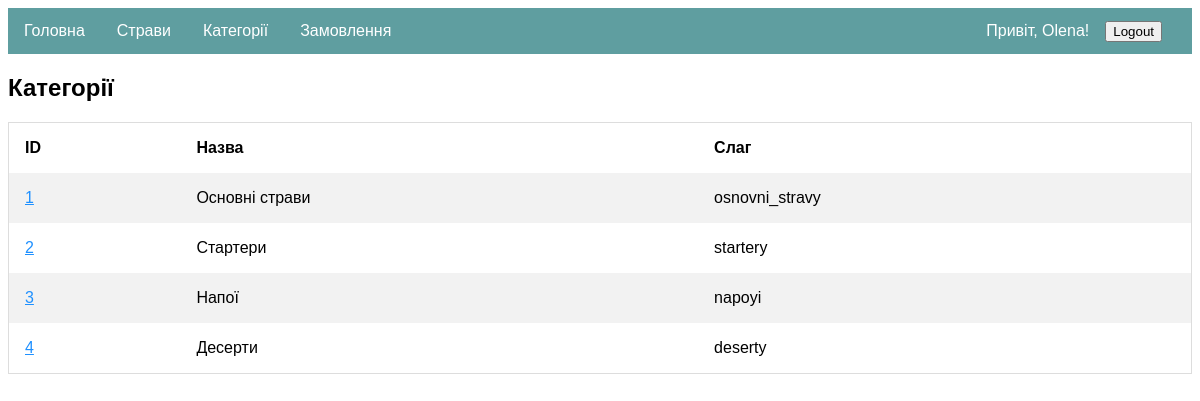
The page /admin/categories (signed in) on the database its author committed.
### tables this page shows
CREATE TABLE "Categories" (
	"name"	TEXT NOT NULL UNIQUE,
	"id"	INTEGER NOT NULL UNIQUE, slug TEXT,
	PRIMARY KEY("id" AUTOINCREMENT)
);

### app.py (the view)
@app.route('/admin/categories', methods=['GET', 'POST'])
def get_all_categories():
    if session.get('ID') and session['Type'] == int(1):
        with SQLiteDB('dish.db') as db:
            if request.method == 'GET':
                categories = db.select_from_db('Categories', ['*'])
                return render_template('admin/categories.html', categories=categories, user=session)
    else:
        return app.redirect('/')

### database.py (called while the page is built)
def dict_factory(cursor, row):
    d = {}
    for idx, col in enumerate(cursor.description):
        d[col[0]] = row[idx]
    return d

    def __enter__(self):
        return self

    def __exit__(self, exc_type, exc_val, exc_tb):
        self.con.commit()
        self.con.close()

    def query_db(self, query, one=False):
        result =  self.cur.execute(query).fetchall()
        return (result[0] if result else None) if one else result

    def select_from_db(self, table_name, columns:list, where=None, one=False):
        columns = ', '.join(columns)
        query = f"SELECT {columns} FROM {table_name}"
        if where:
            where = ', '.join([f"{key}='{value}'" for key, value in where.items()])
            query += f' WHERE {where}'
        return self.query_db(query, one)

### templates/admin/categories.html
{% extends 'admin/admin.html' %}
{% block content %}
    <h2>Категорії</h2>
    <table>
        <tr>
            <th>ID</th>
            <th>Назва</th>
            <th>Слаг</th>
        </tr>
        {% for category in categories %}
            <tr>
                <td><a href={{ url_for("admin_get_category", category_slug=category.slug) }}> {{ category.id }}</a></td>
                <td>{{ category.name }}</td>
                <td>{{ category.slug }}</td>
            </tr>
        {% endfor %}
    </table>
{% endblock %}

### static/styles.css (style rules this page uses)
* { box-sizing: border-box }
a { color: dodgerblue; }
* { box-sizing: border-box; }
table { border-collapse: collapse; border-spacing: 0; width: 100%; border: 1px solid #ddd; }
th, td { text-align: left; padding: 16px; }
tr:nth-child(even) { background-color: #f2f2f2; }

### rows shown on the page
Categories: id "1", name "Основні страви", slug "osnovni_stravy"
Categories: id "2", name "Стартери", slug "startery"
Categories: id "3", name "Напої", slug "napoyi"
Categories: id "4", name "Десерти", slug "deserty"

### other values the page prints
{{ user.First_name }} "Olena"
